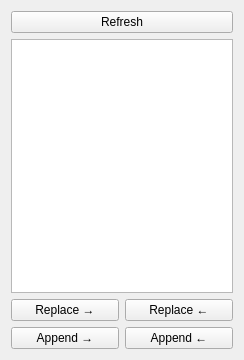
<?xml version="1.0" encoding="UTF-8"?>
<ui version="4.0">
 <class>TablesDifferencesWidget</class>
 <widget class="QWidget" name="TablesDifferencesWidget">
  <property name="geometry">
   <rect>
    <x>0</x>
    <y>0</y>
    <width>244</width>
    <height>360</height>
   </rect>
  </property>
  <property name="windowTitle">
   <string>Form</string>
  </property>
  <layout class="QVBoxLayout" name="verticalLayout">
   <item>
    <widget class="QPushButton" name="refreshButton">
     <property name="toolTip">
      <string>Refresh rows' list</string>
     </property>
     <property name="text">
      <string>Refresh</string>
     </property>
    </widget>
   </item>
   <item>
    <widget class="QListWidget" name="rowsListWidget">
     <property name="editTriggers">
      <set>QAbstractItemView::NoEditTriggers</set>
     </property>
     <property name="showDropIndicator" stdset="0">
      <bool>false</bool>
     </property>
    </widget>
   </item>
   <item>
    <layout class="QGridLayout" name="gridLayout">
     <item row="0" column="0">
      <widget class="QPushButton" name="replaceL2RButton">
       <property name="text">
        <string>Replace →</string>
       </property>
      </widget>
     </item>
     <item row="0" column="1">
      <widget class="QPushButton" name="replaceR2LButton">
       <property name="text">
        <string>Replace ←</string>
       </property>
      </widget>
     </item>
     <item row="1" column="0">
      <widget class="QPushButton" name="appendL2RButton">
       <property name="text">
        <string>Append →</string>
       </property>
      </widget>
     </item>
     <item row="1" column="1">
      <widget class="QPushButton" name="appendR2LButton">
       <property name="text">
        <string>Append ←</string>
       </property>
      </widget>
     </item>
    </layout>
   </item>
  </layout>
 </widget>
 <resources/>
 <connections/>
</ui>
